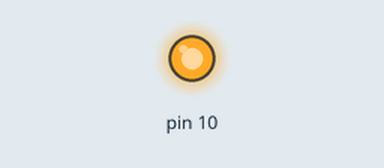
The sketch below on a simulated Arduino Uno, built with avr-gcc and run on an emulated ATmega328P. On the bench: output pins drawn as LEDs (lit = HIGH).

Above: at 0.1 s.
Timing chart, 0 to 1.6 s (numbered marks = the images above):
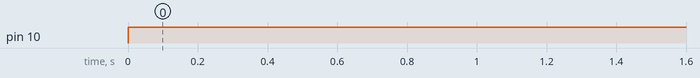

The sketch:

Servo_Motor.ino
```cpp
#include<Servo.h>

Servo teste;
void setup() {

    pinMode(10,OUTPUT);
}

void loop() {

  //analogWrite(10,50);
  digitalWrite(10,OUTPUT);
}
```

Measured:
- by itself, pin 10: LOW → HIGH at 0.00 s
